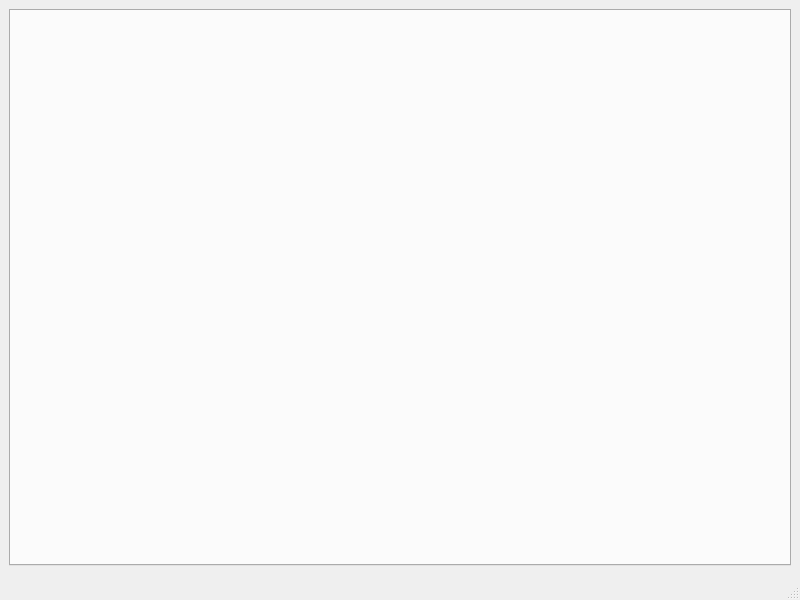
<?xml version="1.0" encoding="UTF-8"?>
<ui version="4.0">
 <class>MainWindow</class>
 <widget class="QMainWindow" name="MainWindow">
  <property name="geometry">
   <rect>
    <x>0</x>
    <y>0</y>
    <width>800</width>
    <height>600</height>
   </rect>
  </property>
  <property name="minimumSize">
   <size>
    <width>800</width>
    <height>600</height>
   </size>
  </property>
  <property name="maximumSize">
   <size>
    <width>800</width>
    <height>600</height>
   </size>
  </property>
  <property name="windowTitle">
   <string>File Transfer</string>
  </property>
  <widget class="QWidget" name="centralwidget">
   <property name="minimumSize">
    <size>
     <width>800</width>
     <height>575</height>
    </size>
   </property>
   <property name="maximumSize">
    <size>
     <width>800</width>
     <height>575</height>
    </size>
   </property>
   <layout class="QGridLayout" name="gridLayout">
    <item row="0" column="0">
     <widget class="QTabWidget" name="tabWdg">
      <property name="currentIndex">
       <number>-1</number>
      </property>
     </widget>
    </item>
   </layout>
  </widget>
  <widget class="QStatusBar" name="statusbar"/>
 </widget>
 <resources/>
 <connections/>
</ui>
